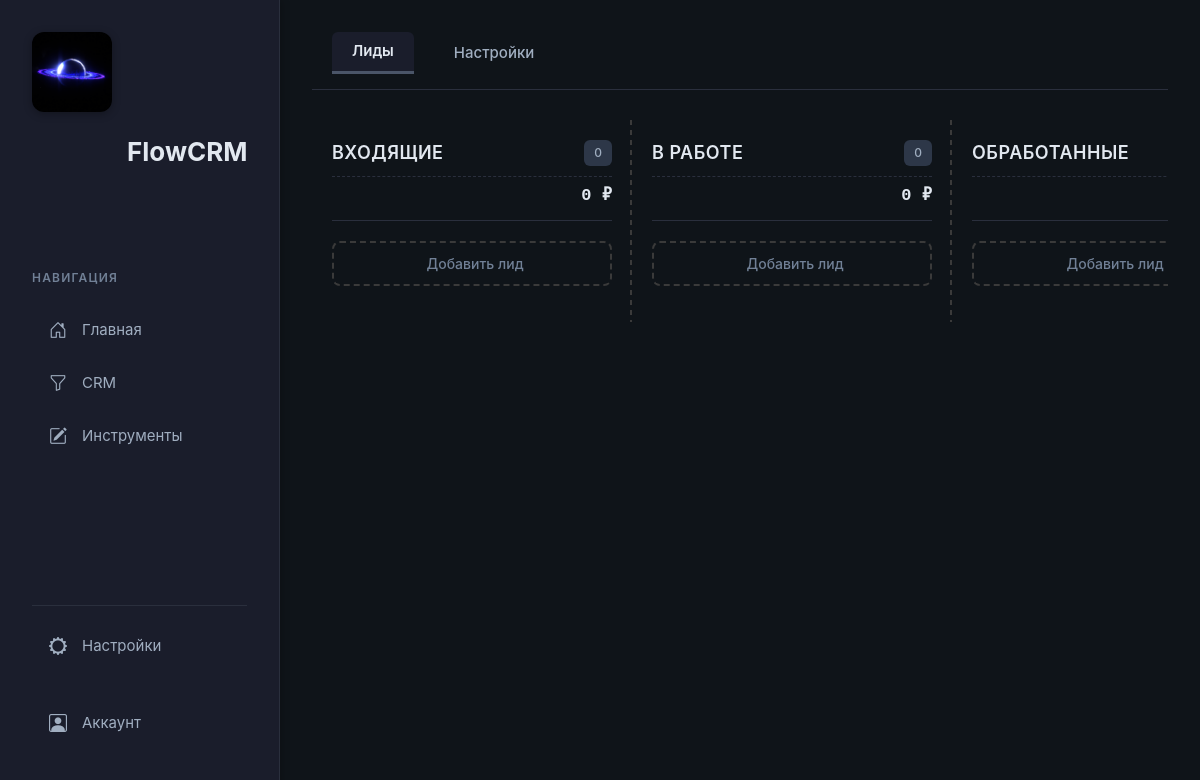
/crm/ (signed in), run on the app's committed database.
### crm/models.py (models this page shows, shortened)
class KanbanColumn(models.Model):
    user = models.ForeignKey(
        User,
        on_delete=models.CASCADE,
        related_name='kanban_columns'
    )
    title = models.CharField(max_length=50)
    order = models.PositiveIntegerField(default=0)
    class Meta:
        ordering = ['order']

### crm/views.py (the view)
# urls.py: path('crm/', include('crm.urls')),
@login_required
def crm(request):
    user = request.user
    if not user.kanban_columns.exists():
        create_default_columns(user)
    columns = (
        user.kanban_columns
        .prefetch_related("leads")
        .order_by("order")
    )
    with connection.cursor() as cursor:
        cursor.execute("""
            SELECT column_id, COALESCE(SUM(total_amount), 0) as total_sum
            FROM crm_lead
            WHERE user_id = %s
            GROUP BY column_id
        """, [user.id])
        sums_by_column = {row[0]: row[1] for row in cursor.fetchall()}
    for column in columns:
        raw_sum = sums_by_column.get(column.id, 0)
        column.total_sum = raw_sum
        column.total_sum_formatted = f"{int(raw_sum):,}".replace(',', ' ') + ' ₽'
    return render(request, 'crm/crm.html', {
        'columns': columns,
    })

### crm/templates/crm/crm.html (shortened to what this page needs)
{% extends 'main/layout.html' %}
{% load static %}
{% block content %}
{% load humanize %}
<link rel="stylesheet" href="{% static 'crm/css/kanban.css' %}">
{% include 'crm/crm_header.html' with active_tab='leads' %}
<div class="crm crm-page">
    <div class="kanban">
        {% for column in columns %}
            <div class="kanban-column" data-column-id="{{ column.id }}" ondragover="allowDrop(event)" ondrop="drop(event, {{ column.id }})">
            <div class="column-header">
                <div class="header-top">
                    <h2 class="column-title">{{ column.title }}</h2>
                    <span class="column-count">{{ column.leads.count }}</span>
                </div>
                <div class="column-sum" data-column-id="{{ column.id }}">
                    {{ column.total_sum_formatted }}
                </div>
            </div>
            <button class="add-card-btn" onclick="addCard(this, {{ column.id }})">
                 Добавить лид
            </button>
        </div>
        {% endfor %}
    </div>
</div>
{% endblock %}

### main/static/main/css/main.css (style rules this page uses)
:root { --bg-primary: #0f1419; --bg-secondary: #1a1d2b; --bg-tertiary: #2d3748; --bg-modal: #1e2029; --bg-input: #2a2f3d; --bg-card: #1e1e1e; --border-color: #2a2f3d; --border-hover: #3a3f4d; --border-dashed: #3a3a3a; --text-primary: #e2e8f0; --text-secondary: #a0aec0; --text-tertiary: #718096; --text-muted: #4a5568; --accent-primary: #4a5568; --accent-hover: #5a6778; --shadow-sm: 0 1px 3px rgba(0, 0, 0, 0.2); --shadow-md: 0 4px 12px rgba(0, 0, 0, 0.3); --priority-not-set: #4a5568; --priority-low: #48bbb4; --priority-high: #fbbf24; --priority-critical: #ef4444; --btn-primary: #4a5568; --btn-warning: #f57c00; --btn-danger: #ef4444; --btn-edit: #3b82f6; --btn-save-bg: #4caf50; --btn-save-hover: #43a047; --btn-secondary-bg: #f5f5f5; --btn-secondary-hover: #e0e0e0; --btn-delete-bg: #f44336; --btn-delete-hover: #d32f2f; --btn-add-bg: #2196f3; --btn-add-hover: #1976d2; --notification-success: var(--btn-save-bg); --notification-error: var(--btn-danger); --notification-info: var(--accent-primary); --notification-text: #ffffff; }
* { margin: 0; padding: 0; box-sizing: border-box; }
body { background: var(--bg-primary); color: var(--text-primary); font-family: 'Inter', -apple-system, BlinkMacSystemFont, 'Segoe UI', 'Roboto', sans-serif; min-height: 100vh; display: flex; }
.crm { margin-left: 0; padding: 0; width: 100%; margin-top: 0; color: #fff; }
.add-card-btn { background: transparent; color: #718096; border: 2px dashed #3a3a3a; padding: 10px 16px; border-radius: 8px; margin-bottom: 15px; cursor: pointer; width: 100%; font-weight: 500; transition: all 0.2s ease; }
.column-count { font-size: 12px; background: #2a2a2a; color: #a0aec0; padding: 4px 8px; border-radius: 6px; }

### crm/static/crm/css/kanban.css (style rules this page uses)
html, body { height: 100%; margin: 0; }
body { display: flex; flex-direction: column; }
.kanban { display: flex; gap: 0; overflow-x: auto; overflow-y: hidden; padding-bottom: 20px; flex: 1; min-height: 0; }
.kanban-column { flex: 1; min-width: 320px; background: transparent; border: none; background-image: linear-gradient(to bottom, var(--border-dashed) 50%, transparent 50%); background-size: 2px 10px; background-position: right top; background-repeat: repeat-y; padding: 20px; min-height: 100%; }
.column-header { display: flex; flex-direction: column; gap: 10px; margin-bottom: 20px; padding-bottom: 12px; border-bottom: 1px solid var(--border-color); }
.header-top { display: flex; justify-content: space-between; align-items: center; width: 100%; }
.column-header h2 { font-size: 18px; font-weight: 600; color: var(--text-primary); text-transform: uppercase; letter-spacing: 0.5px; margin: 0; }
.column-count { background: var(--bg-tertiary); color: var(--text-secondary); padding: 4px 10px; border-radius: 6px; font-size: 12px; font-weight: 500; flex-shrink: 0; }
.column-sum { display: block; width: 100%; text-align: right; font-size: 17px; font-weight: 600; color: var(--text-primary); font-family: monospace; padding-top: 6px; border-top: 1px dashed var(--border-color); }
.add-card-btn { width: 100%; padding: 10px; background: transparent; border: 2px dashed var(--border-dashed); border-radius: 8px; color: var(--text-tertiary); font-size: 14px; cursor: pointer; transition: all 0.2s; margin-bottom: 16px; display: flex; align-items: center; justify-content: center; gap: 6px; }

### data on the page
KanbanColumn: title "ВХОДЯЩИЕ", leads.count "0", total_sum_formatted "0 ₽"
KanbanColumn: title "В РАБОТЕ", leads.count "0", total_sum_formatted "0 ₽"
KanbanColumn: title "ОБРАБОТАННЫЕ"
